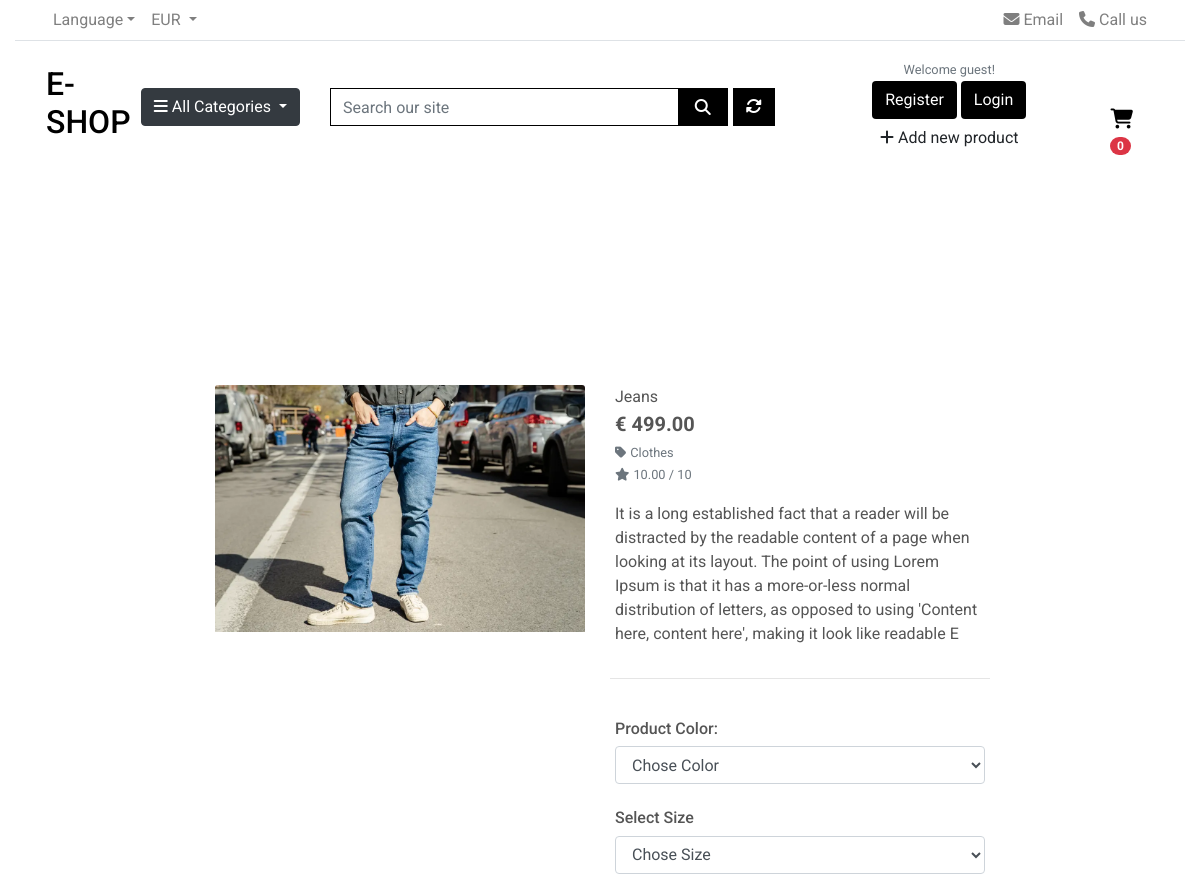
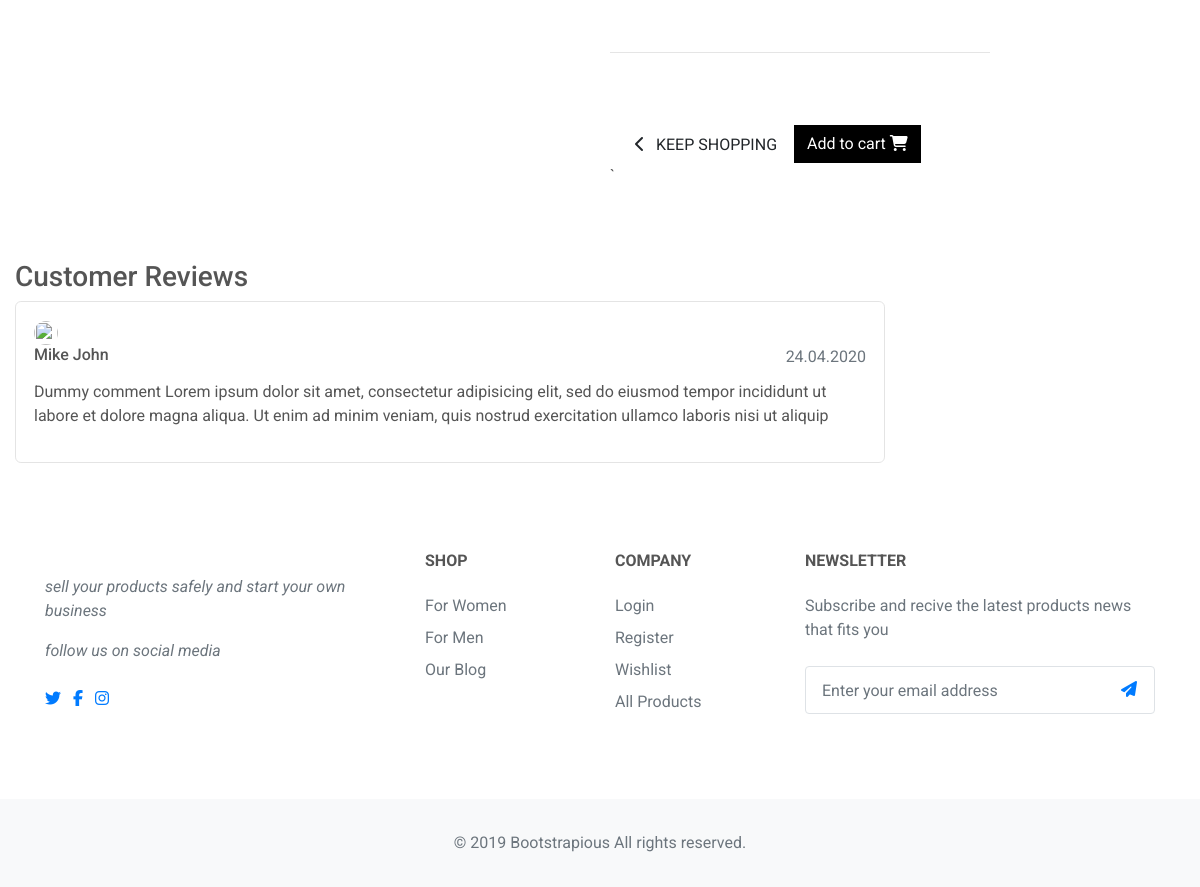
The page /products/9 on the database its author committed (2 pictures, top to bottom).
### products/models.py (models this page shows, shortened)
class Product(models.Model):
    category = models.ForeignKey('Category', null=True, blank=True,
                                 on_delete=models.SET_NULL)
    name = models.CharField(max_length=254, unique=True)
    slug = models.SlugField(max_length=254, unique=True)
    description = models.TextField()
    stock = models.IntegerField()
    is_available = models.BooleanField(default=True)
    price = models.DecimalField(max_digits=8, decimal_places=2)
    rating = models.DecimalField(max_digits=6, decimal_places=2, null=True,
                                 blank=True)
    image_url = models.URLField(max_length=1024, null=True, blank=True)
    image = models.ImageField(null=True, blank=True)
    created_date = models.DateTimeField(auto_now_add=True)
    updated_date = models.DateTimeField(auto_now=True)
    class Meta:
        ordering = ('name',)
        verbose_name = 'product'
        verbose_name_plural = 'products'

class Category(models.Model):
    class Meta:
        ordering = ('name',)
        verbose_name = 'category'
        verbose_name_plural = 'Categories'
    name = models.CharField(max_length=254, unique=True)
    slug = models.SlugField(max_length=254, unique=True)
    def get_url(self):
        return reverse('products_by_category', args=[self.slug])

### products/views.py (the view)
# urls.py: path('<product_id>', views.product_detail, name='product_detail'),
def product_detail(request, product_id):
    try:
        product = get_object_or_404(Product, pk=product_id)
        in_cart = CartItem.objects.filter(
            cart__cart_id=_cart_id(request), product=product
            ).exists()
    except Exception as e:
        raise e
    context = {
        'product': product,
        'in_cart': in_cart,
    }
    return render(request, 'products/product_detail.html', context)

### cart/contexts.py (called while the page is built)
def counter(request):
    cart_count = 0
    if 'admin' in request.path:
        return {}
    else:
        try:
            cart = Cart.objects.filter(cart_id=_cart_id(request))
            cart_items = CartItem.objects.all().filter(cart=cart[:1])
            for cart_item in cart_items:
                cart_count += cart_item.quantity
        except Cart.DoesNotExist:
            cart_count = 0
    return dict(cart_count=cart_count)

### cart/views.py (called while the page is built)
def _cart_id(request):
    cart = request.session.session_key
    if not cart:
        cart = request.session.create()
    return cart

### products/contexts.py (called while the page is built)
def category_links(request):
    categories = Category.objects.all()
    return dict(categories=categories)

### products/models.py (called while the page is built)
    def colors(self):
        return super(VariationManager, self).filter(
            variation_category='color', is_active=True
            )

    def sizes(self):
        return super(VariationManager, self).filter(
            variation_category='size', is_active=True
            )

### products/templates/products/product_detail.html (shortened to what this page needs)
{% extends "base.html" %}
{% load static %}
{% block page_header %}
    <div class="container header-container">
    </div>
{% endblock %}
{% block content %}
    <div class="overlay"></div>
    <div class="container-fluid">
        <div class="row">
            <div class="col-12 col-md-6 col-lg-4 offset-lg-2">
                <div class="image-container my-5">
                    {% if product.image %}
                    <a href="{{ product.image.url }}" target="_blank">
                        <img class="card-img-top img-fluid" src="{{ product.image.url }}" alt="{{ product.name }}">
                    </a>
                    {% else %}
                    <a href="">
                        <img class="card-img-top img-fluid" src="/media/noimage.png" alt="{{ product.name }}">
                    </a>
                    {% endif %}
                </div>
            </div>
            <div class="col-12 col-md-6 col-lg-4">
                <div class="product-details-container mb-5 mt-md-5">
                    <p class="mb-0">{{ product.name }}</p>
                    <p class="lead mb-0 text-left font-weight-bold">&euro; {{ product.price }}</p>
                    {% if product.category %}
                    <p class="small mt-1 mb-0">
                        <a class="text-muted" href="{% url 'products' %}?category={{ product.category.name }}">
                            <i class="fas fa-tag mr-1"></i>{{ product.category.name }}
                        </a>
                    </p>
                    {% endif %}
                    {% if product.rating %}
                    <small class="text-muted"><i class="fas fa-star mr-1"></i>{{ product.rating }} / 10</small>
                    {% else %}
                    <small class="text-muted">No Rating</small>
                    {% endif %}
                    <p class="mt-3">{{ product.description }}</p>
                    <form class="form" action="{% url 'add_to_cart' product.id %}" method="POST">
                        <div class="form-row">
                            {% if product.category.name == 'Clothes' %}
                            <hr class="w-100">
                            <div class="mt-2 pt-3 col-12">
                                <div class="item-option-select ">
                                    <h6>Product Color:</h6>
                                    <select name="color" class="form-control" required>
                                        <option value="" disabled selected>Chose Color</option>
                                    </select>
                                </div>
                            </div>
                            <div class="mt-2 pt-3 col-12 mb-3">
                                <div class="item-option-select">
                                    <h6>Select Size</h6>
                                    <select name="size" class="form-control">
                                        <option value="" disabled selected>Chose Size</option>
                                    </select>
                                </div>
                            </div>
                            <hr class="w-100 mt-5">
                            {% endif %}
                            <div class="col-12 mt-2">
                                <a href="{% url 'products' %}" class="btn btn-outline-black rounded-0 mt-5">
                                    <span class="icon">
                                        <i class="fas fa-chevron-left"></i>
                                    </span>
                                    <span class="text-uppercase">Keep Shopping</span>
                                </a>
                                {% if product.stock <= 0 %}
                                    <a href="{% url 'add_to_cart' product.id %}" class="btn btn-danger rounded-0 mt-5"
                                        style="pointer-events: none;"> <span class="text"><s>Add to
                                                cart</s></span> <i class="fas fa-shopping-cart"></i> </a>
                                    <h6 class="text-danger text-right mt-1 text-uppercase">Out of stock</h6>
                                {% else %}
                                    <button type="submit" class="btn btn-black rounded-0 mt-5"> <span
                                        class="text">Add to
                                        cart</span> <i class="fas fa-shopping-cart"></i> </button>
                                {% endif %}
                            </div>
                            <input type="hidden" name="redirect_url" value="{{ request.path }}">`
                        </div>
                    </form>
                </div>
            </div>
        </div>
        <br>
        <div class="row">
            <div class="col-md-9">
                <div>
                    <h3>Customer Reviews </h3>
                </div>
                <div class="box mb-3">
                    <div class="icontext w-100">
                        <img src="#" class="img-xs icon rounded-circle">
                        <div class="text">
                            <span class="date text-muted float-md-right">24.04.2020 </span>
                            <h6 class="mb-1">Mike John </h6>
                        </div>
                    </div>
                    <div class="mt-3">
                        <p>
                            Dummy comment Lorem ipsum dolor sit amet, consectetur adipisicing elit, sed do eiusmod
                            tempor incididunt ut labore et dolore magna aliqua. Ut enim ad minim veniam,
                            quis nostrud exercitation ullamco laboris nisi ut aliquip
                        </p>
                    </div>
                </div>
            </div>
        </div>
    </div>
{% endblock %}

### static/css/base.css (style rules this page uses)
html { height: 100%; }
body { background: url('/media/homepage_background.jpg') no-repeat center center fixed; background-size: cover; height: calc(100vh - 164px); color: #555; font-family: 'Roboto'; }
.icon { align-items: center; display: inline-flex; justify-content: center; height: 1.5rem; width: 1.5rem; }
.overlay { height: 100%; width: 100%; top: 0; left: 0; position: fixed; background: white; z-index: -1; }
.btn-black { background: black; color: white; }
.box { padding: 18px; background: #fff; border-radius: 0.37rem; border: 1px solid #e4e4e4; }
.box img { max-width: 100%; }
.img-xs, .img-sm, .img-md, .img-lg { -o-object-fit: cover; object-fit: cover; flex-shrink: 0; flex-grow: 0; }
@media (min-width: 992px) { .header-container { padding-top: 164px; } }

### rows shown on the page
Product: image (picture), name "Jeans", price "499.00", category.name "Clothes", rating "10.00", description "It is a long established fact that a reader will be distracted by the readable content of a page when looking at its layout. The point of using Lorem Ipsum is that it has a more-or-less normal distribution of letters, as opposed to using 'Content here, content here', making it look like readable E"
